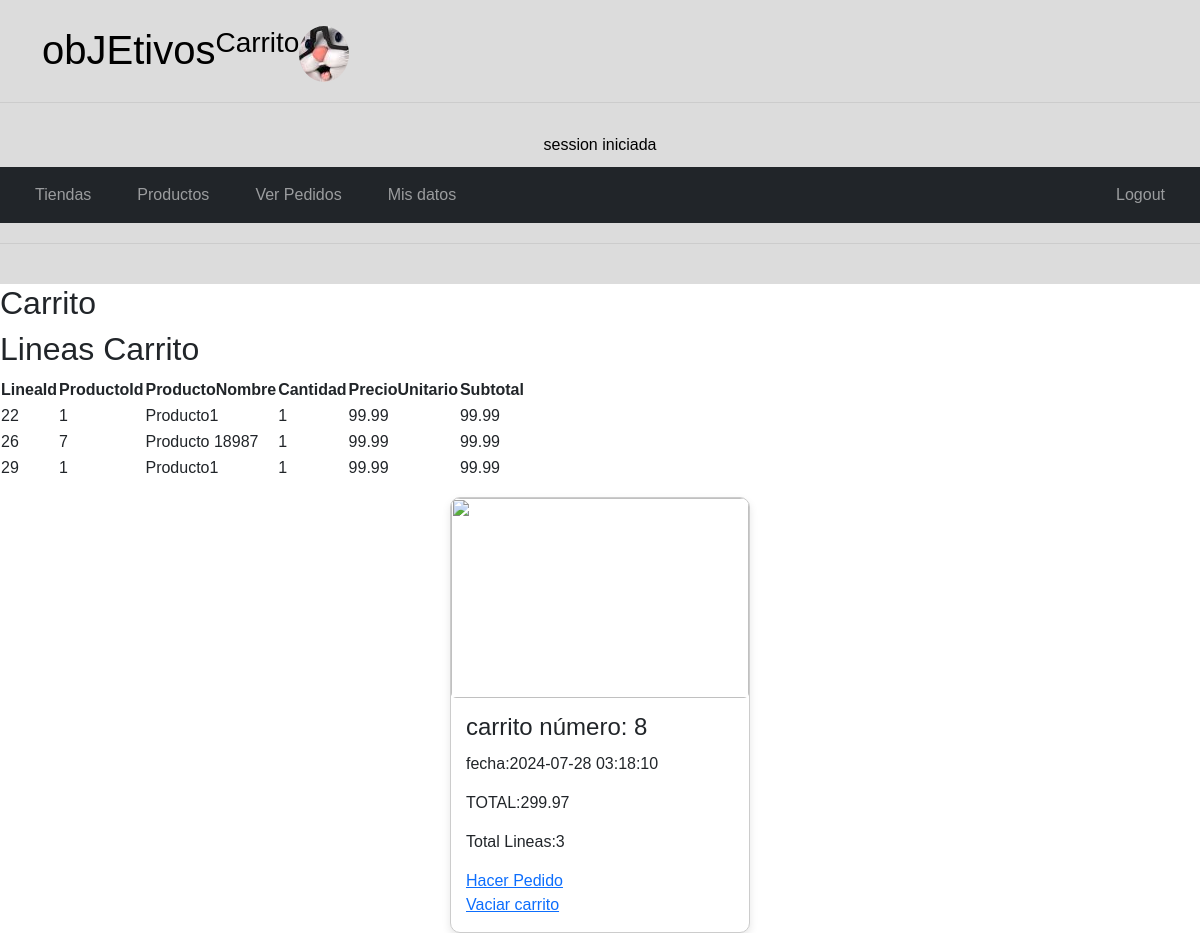
Screenshot of /web/view/verCarrito.php (signed in) with the database file from the repository.
### tables this page shows
CREATE TABLE IF NOT EXISTS `carritolineas` (
  `lincar_id` INT(11) NOT NULL AUTO_INCREMENT,
  `carritos_car_id` INT(11) NULL DEFAULT NULL,
  `lincar_cantidad` INT(11) NOT NULL,
  `lincar_precioUnitario` DECIMAL(4,2) NOT NULL,
  `productos_pro_id` INT(10) NOT NULL,
  PRIMARY KEY (`lincar_id`),
  INDEX `fk_carritoLineas_productos1_idx` USING BTREE (`productos_pro_id`) ,
  INDEX `fk_carritoLineas_carritos1_idx` USING BTREE (`carritos_car_id`) ,
  CONSTRAINT `fk_carritoLineas_carritos1`
    FOREIGN KEY (`carritos_car_id`)
    REFERENCES `carritos` (`car_id`)
    ON DELETE CASCADE
    ON UPDATE NO ACTION,
  CONSTRAINT `fk_carritoLineas_productos1`
    FOREIGN KEY (`productos_pro_id`)
    REFERENCES `productos` (`categoriasProductos_cat_id`)
    ON DELETE NO ACTION
    ON UPDATE NO ACTION);

CREATE TABLE IF NOT EXISTS `productos` (
  `pro_id` INT(10) NOT NULL AUTO_INCREMENT,
  `pro_nombre` VARCHAR(45) NOT NULL,
  `pro_descripcion` VARCHAR(300) NOT NULL,
  `pro_URLFoto` VARCHAR(300) NOT NULL,
  `pro_ALTFoto` VARCHAR(45) NOT NULL,
  `pro_precioUnitario` DECIMAL(7,2) NOT NULL,
  `categoriasProductos_cat_id` INT(11) NOT NULL,
  `pro_fecha` DATETIME NOT NULL DEFAULT CURRENT_TIMESTAMP(),
  `pro_ubicacion` varchar(6) NOT NULL,
  PRIMARY KEY (`pro_id`),
  INDEX `fk_productos_categoriasProductos1_idx` (`categoriasProductos_cat_id` ASC) ,
  CONSTRAINT `fk_productos_categoriasProductos1`
    FOREIGN KEY (`categoriasProductos_cat_id`)
    REFERENCES `categoriasproductos` (`cat_id`)
    ON DELETE NO ACTION
    ON UPDATE NO ACTION);

CREATE TABLE IF NOT EXISTS `carritos` (
  `car_id` INT(11) NOT NULL AUTO_INCREMENT,
  `car_fecha` DATETIME NOT NULL DEFAULT CURRENT_TIMESTAMP(),
  `usuarios_usu_id` INT(4) NOT NULL,
  PRIMARY KEY (`car_id`),
  UNIQUE INDEX `fk_carritos_usuarios1_idx` (`usuarios_usu_id` ASC) ,
  CONSTRAINT `fk_carritos_usuarios1`
    FOREIGN KEY (`usuarios_usu_id`)
    REFERENCES `usuarios` (`usu_id`)
    ON DELETE NO ACTION
    ON UPDATE NO ACTION);

### web/includes/verCarrito-inc.php (called while the page is built, shortened)
<?php
require "../model/Connection.php";
require "../model/Carrito.php";
require "../controler/CarritoContr.php";
$carrito = new CarritoContr ("","",$_SESSION['userId']);
$result = $carrito->recuperaCarrito();
if ($result) {
    $lineas=$carrito->traerLineas();
}else{
    echo " El carrito esta vacio.";
    header("Location: ../view/bienvenida.php?error=EmptyCart");
    exit();
}
?>

### web/controler/carritoContr.php (called while the page is built, shortened)
<?php
class CarritoContr extends Carrito{
    private $carritoid;
    private $fecha;
    private $usuarioid;
    private $total;
    public function __construct($carritoid='',$fecha ='',$usuarioid='',$total='',$lineaid='',$productoid='', $cantidad='', $precioUnitario='')
    {   $this->carritoid = $carritoid;
        $this->fecha = $fecha;
        $this->usuarioid = $usuarioid;
        $this->total = $total;
    }
    public function getCarritoId(){return $this->carritoid;}
    public function getFecha() {return $this->fecha;}
    public function getTotal() {return $this->total;}
    public function setTotal($total){$this->total = $total;}
    public function traerLineas() {
        return $this->getLineas($this->carritoid);
    }
    public function recuperaCarrito() {
        $record = $this->getCarrito($this->usuarioid);
        if (!$record) {
            return false ;
        }else{
            $this->carritoid = $record['car_id'];
            $this->fecha = $record['car_fecha'];
            return true;
        }
}
}

### web/model/Connection.php (called while the page is built, shortened)
<?php
class Connection {
    protected function connect(){
        try {
            $con = new PDO('mysql:host=localhost;dbname=tienda', 'root','');
            $con->setAttribute(PDO::ATTR_DEFAULT_FETCH_MODE,PDO::FETCH_ASSOC);
            $con->setAttribute(PDO::ATTR_ERRMODE, PDO::ERRMODE_EXCEPTION);
            return $con;
        } catch (PDOException $e) {
            return "Error!: ". $e->getMessage()."<br>";
        }
    }
}

### web/model/Carrito.php (called while the page is built, shortened)
<?php
class Carrito extends Connection{
    private $tablaNombre = "carritos";
    private $tablaNombreLineas = "carritoLineas";
    protected $tablaNumReg = 0;
    public function getTablaNumReg(){return $this->tablaNumReg;}
    Protected function getLineas($carritoid) {
        try {
            $stmt = $this->connect()->prepare("SELECT  lincar_id, carritos_car_id, lincar_cantidad,
            lincar_precioUnitario, productos_pro_id, pro_nombre, (lincar_precioUnitario*lincar_cantidad) as subtotal
                                            FROM ". $this->tablaNombreLineas. "
                                            join productos on productos_pro_id = pro_id WHERE carritos_car_id = ?");
            $stmt->execute([$carritoid]);
            $this->tablaNumReg = $stmt->rowCount();
            return $stmt->fetchAll();
            }
        catch (Exception $e){
            return $e->getMessage();
            }
    }
    Protected function getCarrito($usuarioid) {
        try {
            $stmt = $this->connect()->prepare("SELECT   car_id, car_fecha
                                                FROM ". $this->tablaNombre."  WHERE usuarios_usu_id = ?");
            $stmt->execute([$usuarioid]);
            if ( $stmt->rowCount() >0) {
                return  $stmt->fetchAll()[0];
            }else{
                return false;
            };
        }
        catch (Exception $e){
            return $e->getMessage();
        }
    }
}

### web/view/verCarrito.php (the view, shortened to what this page needs)
<!DOCTYPE html>
<html lang="en">
<head>
    <link href="https://cdn.jsdelivr.net/npm/bootstrap@5.3.3/dist/css/bootstrap.min.css" rel="stylesheet">
    <link href="https://cdn.jsdelivr.net/npm/bootstrap-icons@1.11.3/font/bootstrap-icons.min.css" rel="stylesheet">
    <link rel="stylesheet" type="text/css" href="style.css">
</head>
<body>
<?php
include "../includes/header.php";
include "../includes/verCarrito-inc.php";
?>
<h2>Carrito</h2>
<div id="lineas">
    <h2>Lineas Carrito</h2>
    <table>
    <tr>
        <th>LineaId</th>
        <th>ProductoId</th>
        <th>ProductoNombre</th>
        <th>Cantidad</th>
        <th>PrecioUnitario</th>
        <th>Subtotal</th>
    </tr>
    <?php foreach ($lineas as $key => $linea){
        echo "<tr>";
        echo "<td>".$linea['lincar_id']."</td>";
        echo "<td>".$linea['productos_pro_id']."</td>";
        echo "<td>".$linea['pro_nombre']."</td>";
        echo "<td>".$linea['lincar_cantidad']."</td>";
        echo "<td>".$linea['lincar_precioUnitario']."</td>";
        echo "<td>".$linea['subtotal']."</td>";
        echo "</tr>";
        $total += $linea['subtotal'];
        }
        $carrito->setTotal($total);
    ?>
    </table>
</div>
<div class="cards-container mt-3">
        <div class="card">
        <img src="" alt="" class="card-img">
                    <div class="card-body">
                        <h3 class="card-title"><?="carrito número: ". $carrito->getCarritoId();?></h3>
                        <p class="card-text">fecha:<?=$carrito->getFecha();?></p>
                        <p class="card-text">TOTAL:<?=$carrito->getTotal();?></p>
                        <p class="card-text">Total Lineas:<?=$carrito->getTablaNumReg();?></p>
                        <a href='../includes/pedido-inc.php?id=<?=$carrito->getCarritoId();?>'>Hacer Pedido</a> <br>
                        <a href='../includes/carritoVaciar-inc.php?id=<?=$carrito->getCarritoId();?>'>Vaciar carrito</a>
                    </div>
        </div>
</div>
</body>
</html>

### web/view/style.css (style rules this page uses)
* { font-family:Verdana, Geneva, Tahoma, sans-serif; }
body { margin: 0; padding: 0; box-sizing: border-box; }
.cards-container { display: flex; flex-wrap: wrap; gap: 20px; justify-content: center; }
.card { border: 1px solid #ccc; border-radius: 10px; overflow: hidden; width: 300px; box-shadow: 0 4px 8px rgba(0, 0, 0, 0.1); }
.card-img { width: 100%; height: 200px; object-fit: cover; }
.card-body { padding: 15px; }
.card-title { font-size: 1.5em; margin: 0 0 10px; }
.card-text { font-size: 1em; margin: 0 0 15px; }

### rows the page displays
carritolineas: lincar_id "22", productos_pro "1", productos_pro.pro_nombre "Producto1", lincar_cantidad "1", lincar_precioUnitario "99.99", subtotal "99.99"
carritolineas: lincar_id "26", productos_pro "7", productos_pro.pro_nombre "Producto 18987", lincar_cantidad "1", lincar_precioUnitario "99.99", subtotal "99.99"
carritolineas: lincar_id "29", productos_pro "1", productos_pro.pro_nombre "Producto1", lincar_cantidad "1", lincar_precioUnitario "99.99", subtotal "99.99"
carritos: car_id "8", car_fecha "2024-07-28 03:18:10"

### other values shown
$title "Carrito"
$carrito->getTotal() "299.97"
$carrito->getTablaNumReg() "3"
